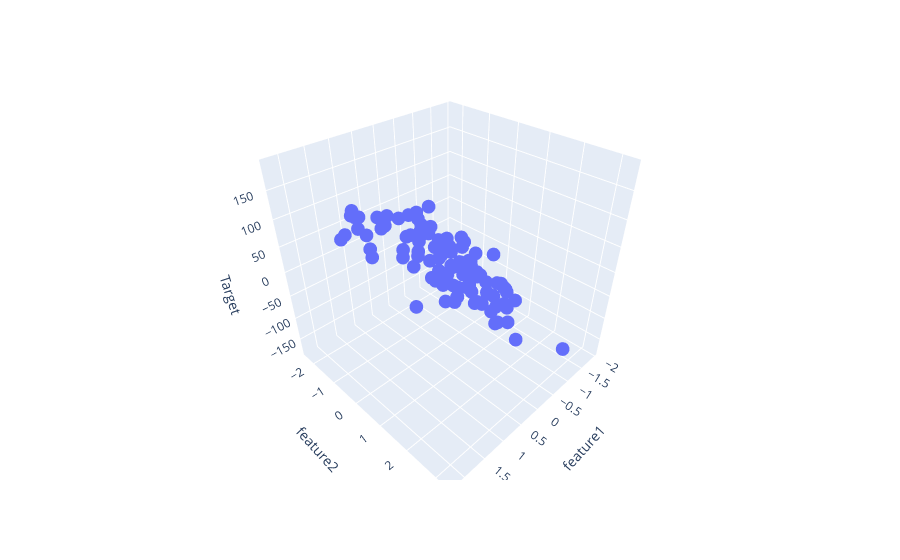

This figure's notebook cell:
### Code cell
fig = px.scatter_3d(df , x='feature1', y = 'feature2' , z = 'Target')
fig.show()
